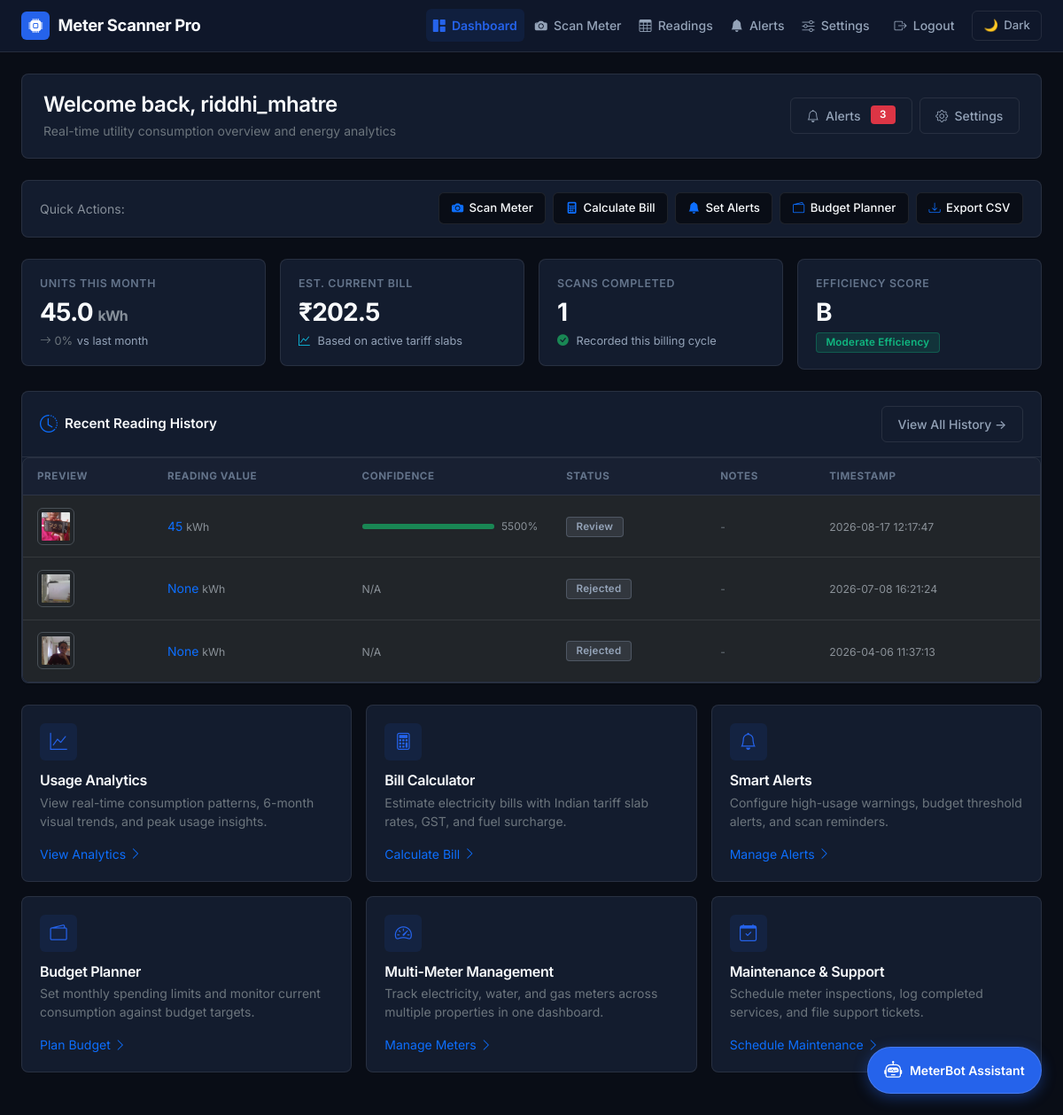
The page /dashboard (signed in) on the database as committed earlier.
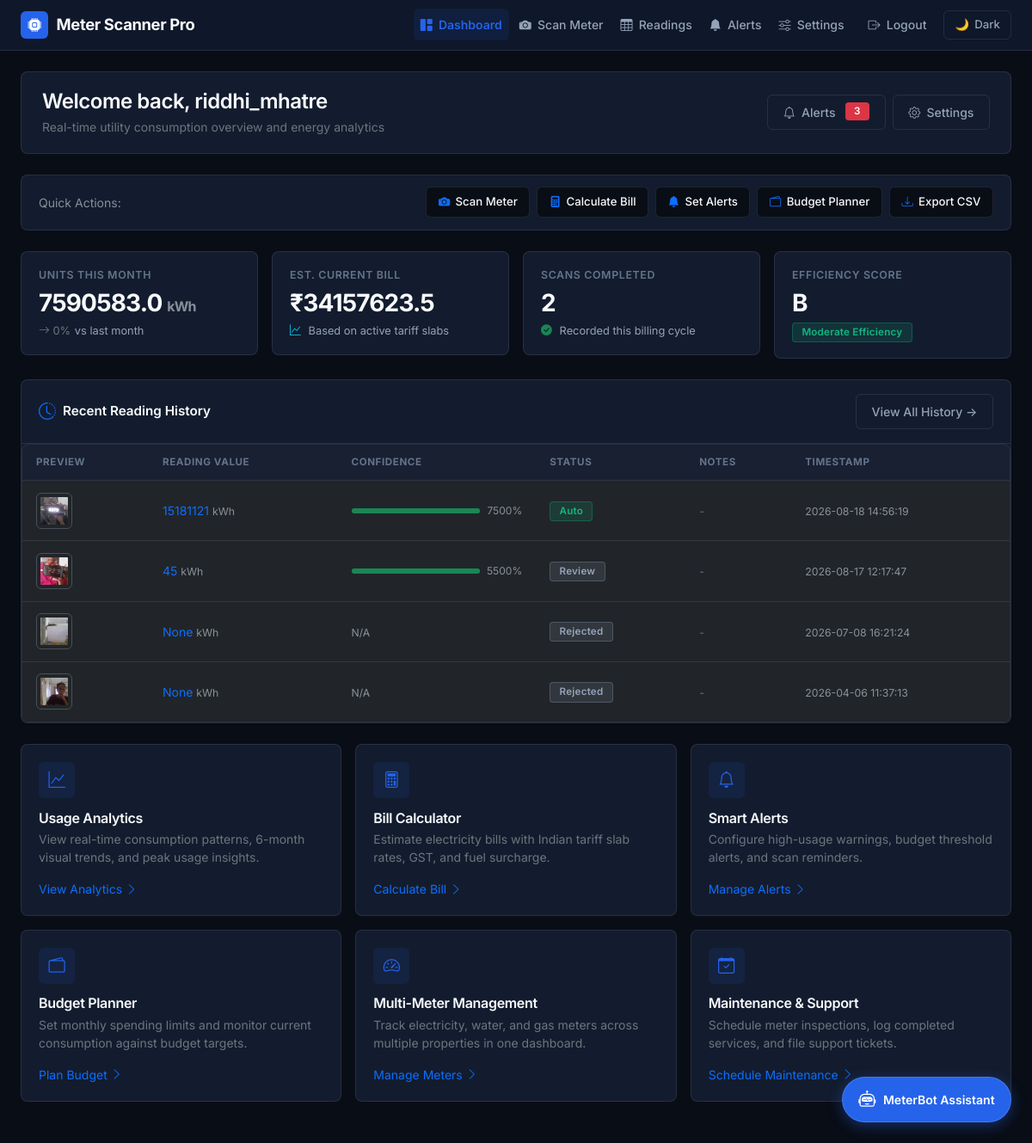
The same page on the database as committed later.
### tables this page shows
CREATE TABLE users (
                id INTEGER PRIMARY KEY AUTOINCREMENT,
                username TEXT UNIQUE NOT NULL,
                password TEXT NOT NULL
            , google_id TEXT, first_name TEXT, last_name TEXT, phone TEXT, address TEXT, email TEXT DEFAULT '');

CREATE TABLE readings (
                id INTEGER PRIMARY KEY AUTOINCREMENT,
                user_id INTEGER NOT NULL,
                image_path TEXT NOT NULL,
                reading_value TEXT,
                timestamp DATETIME DEFAULT CURRENT_TIMESTAMP, confidence REAL, debug_image TEXT, status TEXT DEFAULT 'auto', notes TEXT,
                FOREIGN KEY (user_id) REFERENCES users (id)
            );

### app.py (the view)
@app.route('/dashboard')
@login_required
def dashboard():
    conn = get_db_connection()
    try:
        c = conn.cursor()
        c.execute("""
            SELECT id, reading_value, confidence, status, notes, timestamp, image_path
            FROM readings
            WHERE user_id = ?
            ORDER BY timestamp DESC
            LIMIT 10
        """, (current_user.id,))
        recent_readings = c.fetchall()
        c.execute("""
            SELECT AVG(CAST(reading_value AS REAL)) as current_month_avg,
                   COUNT(*) as current_month_count,
                   MAX(CAST(reading_value AS REAL)) as current_month_max,
                   MIN(CAST(reading_value AS REAL)) as current_month_min
            FROM readings
            WHERE user_id = ?
            AND strftime('%Y-%m', timestamp) = strftime('%Y-%m', 'now')
        """, (current_user.id,))
        current_stats = c.fetchone()
        c.execute("""
            SELECT AVG(CAST(reading_value AS REAL)) as prev_month_avg
            FROM readings
            WHERE user_id = ?
            AND strftime('%Y-%m', timestamp) = strftime('%Y-%m', date('now', '-1 month'))
        """, (current_user.id,))
        prev_stats = c.fetchone()
        current_avg = current_stats['current_month_avg'] if current_stats['current_month_avg'] else 0
        prev_avg = prev_stats['prev_month_avg'] if prev_stats['prev_month_avg'] else 0
        estimated_bill = current_avg * 4.50 if current_avg else 0  # Base rate
        usage_change = 0
        if prev_avg > 0:
            usage_change = ((current_avg - prev_avg) / prev_avg) * 100
        c.execute("""
            SELECT strftime('%Y-%m', timestamp) as month,
                   AVG(CAST(reading_value AS REAL)) as avg_reading,
                   COUNT(*) as reading_count
            FROM readings
            WHERE user_id = ?
            AND timestamp >= date('now', '-6 months')
            GROUP BY strftime('%Y-%m', timestamp)
            ORDER BY month
        """, (current_user.id,))
        monthly_data = []
        for row in c.fetchall():
            monthly_data.append({
                'month': row['month'],
                'avg_reading': round(row['avg_reading'], 2) if row['avg_reading'] else 0,
                'reading_count': row['reading_count']
            })
        dashboard_data = {
            'recent_readings': [dict(reading) for reading in recent_readings],
            'current_month_avg': round(current_avg, 2),
            'current_month_count': current_stats['current_month_count'] or 0,
            'current_month_max': round(current_stats['current_month_max'], 2) if current_stats['current_month_max'] else 0,
            'estimated_bill': round(estimated_bill, 2),
            'usage_change': round(usage_change, 1),
            'monthly_data': monthly_data,
            'efficiency_score': 'A+' if usage_change < 0 else 'B' if usage_change < 10 else 'C'
        }
        return render_template("dashboard.html", **dashboard_data)
    finally:
        conn.close()

### templates/dashboard.html (shortened to what this page needs)
{% extends "base.html" %}
{% block content %}
<div class="dashboard-header d-flex align-items-center justify-content-between flex-wrap gap-3">
    <div>
        <h4 class="mb-1 font-weight-700">Welcome back, {{ current_user.username }}</h4>
        <p class="text-secondary mb-0 small">Real-time utility consumption overview and energy analytics</p>
    </div>
    <div class="d-flex align-items-center gap-2">
        <a href="{{ url_for('alerts') }}" class="btn btn-outline-secondary btn-sm position-relative">
            <i class="bi bi-bell"></i> Alerts
            <span class="badge bg-danger ms-1">3</span>
        </a>
        <a href="{{ url_for('settings') }}" class="btn btn-outline-secondary btn-sm">
            <i class="bi bi-gear"></i> Settings
        </a>
    </div>
</div>
<div class="quick-toolbar">
    <div class="d-flex align-items-center gap-2">
        <span class="text-muted small font-weight-600 uppercase">Quick Actions:</span>
    </div>
    <div class="d-flex align-items-center flex-wrap gap-2">
        <button class="quick-action-btn" data-url="{{ url_for('capture') }}" onclick="window.location.href=this.dataset.url">
            <i class="bi bi-camera-fill text-primary"></i> Scan Meter
        </button>
        <button class="quick-action-btn" onclick="showBillCalculator()">
            <i class="bi bi-calculator-fill text-primary"></i> Calculate Bill
        </button>
        <button class="quick-action-btn" onclick="showUsageAlerts()">
            <i class="bi bi-bell-fill text-primary"></i> Set Alerts
        </button>
        <button class="quick-action-btn" onclick="showBudgetPlanner()">
            <i class="bi bi-wallet2 text-primary"></i> Budget Planner
        </button>
        <button class="quick-action-btn" onclick="exportData()">
            <i class="bi bi-download text-primary"></i> Export CSV
        </button>
    </div>
</div>
<div class="row g-3 mb-4">
    <div class="col-12 col-sm-6 col-xl-3">
        <div class="kpi-card">
            <div class="kpi-label">Units This Month</div>
            <div class="kpi-value">{{ current_month_avg or 0 }} <span class="fs-6 font-weight-500 text-muted">kWh</span></div>
            <div class="kpi-subtext">
                <span class="{% if usage_change < 0 %}text-success{% elif usage_change > 0 %}text-warning{% else %}text-secondary{% endif %} font-weight-600">
                    <i class="bi bi-arrow-{% if usage_change < 0 %}down{% elif usage_change > 0 %}up{% else %}right{% endif %}"></i>
                    {% if usage_change != 0 %}{{ usage_change|round|int }}% {{ 'less' if usage_change < 0 else 'more' }}{% else %}0%{% endif %}
                </span>
                <span>vs last month</span>
            </div>
        </div>
    </div>
    <div class="col-12 col-sm-6 col-xl-3">
        <div class="kpi-card">
            <div class="kpi-label">Est. Current Bill</div>
            <div class="kpi-value">₹{{ estimated_bill or 0 }}</div>
            <div class="kpi-subtext">
                <i class="bi bi-graph-up text-info me-1"></i> Based on active tariff slabs
            </div>
        </div>
    </div>
    <div class="col-12 col-sm-6 col-xl-3">
        <div class="kpi-card">
            <div class="kpi-label">Scans Completed</div>
            <div class="kpi-value">{{ current_month_count }}</div>
            <div class="kpi-subtext">
                <i class="bi bi-check-circle-fill text-success me-1"></i> Recorded this billing cycle
            </div>
        </div>
    </div>
    <div class="col-12 col-sm-6 col-xl-3">
        <div class="kpi-card">
            <div class="kpi-label">Efficiency Score</div>
            <div class="kpi-value">{{ efficiency_score }}</div>
            <div class="kpi-subtext">
                <span class="badge badge-success">
                    {% if efficiency_score == 'A+' %}Optimal Efficiency{% elif efficiency_score == 'B' %}Moderate Efficiency{% else %}Needs Attention{% endif %}
                </span>
            </div>
        </div>
    </div>
</div>
<div class="card mb-4">
    <div class="card-header d-flex align-items-center justify-content-between">
        <div class="d-flex align-items-center gap-2">
            <i class="bi bi-clock-history text-primary fs-5"></i>
            <span>Recent Reading History</span>
        </div>
        {% if recent_readings %}
            <a href="{{ url_for('readings') }}" class="btn btn-outline-secondary btn-sm">View All History →</a>
        {% endif %}
    </div>
    <div class="card-body p-0">
        {% if recent_readings %}
            <div class="table-responsive">
                <table class="table">
                    <thead>
                        <tr>
                            <th>Preview</th>
                            <th>Reading Value</th>
                            <th>Confidence</th>
                            <th>Status</th>
                            <th>Notes</th>
                            <th>Timestamp</th>
                        </tr>
                    </thead>
                    <tbody>
                        {% for reading in recent_readings %}
                        <tr>
                            <td>
                                {% if reading.image_path %}
                                    <img src="{{ url_for('static', filename='uploads/' + reading.image_path) }}"
                                         class="rounded img-thumbnail dashboard-thumbnail"
                                         style="width: 42px; height: 42px; object-fit: cover; cursor: zoom-in;"
                                         data-image="{{ reading.image_path }}"
                                         alt="Meter Thumbnail">
                                {% else %}
                                    <span class="text-muted small">No Image</span>
                                {% endif %}
                            </td>
                            <td><span class="font-weight-700 text-primary">{{ reading.reading_value }}</span> <small class="text-muted">kWh</small></td>
                            <td style="min-width: 140px;">
                                {% if reading.confidence %}
                                    {% set conf = reading.confidence %}
                                    {% set conf_percent = (conf * 100)|round|int %}
                                    <div class="d-flex align-items-center gap-2">
                                        <div class="progress flex-grow-1" style="height: 6px; background-color: var(--border-color);">
                                            <div class="progress-bar {% if conf > 0.8 %}bg-success{% elif conf > 0.6 %}bg-warning{% else %}bg-danger{% endif %}"
                                                 data-width="{{ conf_percent }}%"></div>
                                        </div>
                                        <small class="font-weight-600 text-muted" style="font-size: 0.75rem;">{{ conf_percent }}%</small>
                                    </div>
                                {% else %}
                                    <span class="text-muted small">N/A</span>
                                {% endif %}
                            </td>
                            <td>
                                <span class="badge {% if reading.status == 'auto' or reading.status == 'detected' %}badge-success{% elif reading.status == 'manual' %}badge-info{% else %}badge-neutral{% endif %}">
                                    {{ (reading.status or 'Recorded')|title }}
                                </span>
                            </td>
                            <td><span class="text-secondary small">{{ reading.notes or '-' }}</span></td>
                            <td><span class="text-muted small">{{ reading.timestamp }}</span></td>
                        </tr>
                        {% endfor %}
                    </tbody>
                </table>
            </div>
        {% else %}
            <div class="text-center py-5">
                <i class="bi bi-inbox text-muted fs-1 mb-2"></i>
                <p class="text-secondary mb-3">No meter readings recorded yet.</p>
                <a href="{{ url_for('capture') }}" class="btn btn-primary btn-sm">Scan First Meter</a>
            </div>
        {% endif %}
    </div>
</div>
<div class="row g-3 mb-4">
    <div class="col-12 col-md-6 col-xl-4">
        <div class="tool-card-grid" onclick="showAnalytics()">
            <div>
                <div class="tool-icon-box"><i class="bi bi-graph-up"></i></div>
                <h6 class="font-weight-600 mb-1">Usage Analytics</h6>
                <p class="text-secondary small mb-3">View real-time consumption patterns, 6-month visual trends, and peak usage insights.</p>
            </div>
            <div class="d-flex align-items-center text-primary font-weight-600 small">
                <span>View Analytics</span> <i class="bi bi-chevron-right ms-1"></i>
            </div>
        </div>
    </div>
    <div class="col-12 col-md-6 col-xl-4">
        <div class="tool-card-grid" onclick="showBillCalculator()">
            <div>
                <div class="tool-icon-box"><i class="bi bi-calculator"></i></div>
                <h6 class="font-weight-600 mb-1">Bill Calculator</h6>
                <p class="text-secondary small mb-3">Estimate electricity bills with Indian tariff slab rates, GST, and fuel surcharge.</p>
            </div>
            <div class="d-flex align-items-center text-primary font-weight-600 small">
                <span>Calculate Bill</span> <i class="bi bi-chevron-right ms-1"></i>
            </div>
        </div>
    </div>
    <div class="col-12 col-md-6 col-xl-4">
        <div class="tool-card-grid" onclick="showUsageAlerts()">
            <div>
                <div class="tool-icon-box"><i class="bi bi-bell"></i></div>
                <h6 class="font-weight-600 mb-1">Smart Alerts</h6>
                <p class="text-secondary small mb-3">Configure high-usage warnings, budget threshold alerts, and scan reminders.</p>
            </div>
            <div class="d-flex align-items-center text-primary font-weight-600 small">
                <span>Manage Alerts</span> <i class="bi bi-chevron-right ms-1"></i>
            </div>
        </div>
    </div>
    <div class="col-12 col-md-6 col-xl-4">
        <div class="tool-card-grid" onclick="showBudgetPlanner()">
            <div>
                <div class="tool-icon-box"><i class="bi bi-wallet2"></i></div>
                <h6 class="font-weight-600 mb-1">Budget Planner</h6>
                <p class="text-secondary small mb-3">Set monthly spending limits and monitor current consumption against budget targets.</p>
            </div>
            <div class="d-flex align-items-center text-primary font-weight-600 small">
                <span>Plan Budget</span> <i class="bi bi-chevron-right ms-1"></i>
            </div>
        </div>
    </div>
    <div class="col-12 col-md-6 col-xl-4">
        <div class="tool-card-grid" onclick="showMultiMeter()">
            <div>
                <div class="tool-icon-box"><i class="bi bi-speedometer2"></i></div>
                <h6 class="font-weight-600 mb-1">Multi-Meter Management</h6>
                <p class="text-secondary small mb-3">Track electricity, water, and gas meters across multiple properties in one dashboard.</p>
            </div>
            <div class="d-flex align-items-center text-primary font-weight-600 small">
                <span>Manage Meters</span> <i class="bi bi-chevron-right ms-1"></i>
            </div>
        </div>
    </div>
    <div class="col-12 col-md-6 col-xl-4">
        <div class="tool-card-grid" onclick="showMaintenance()">
            <div>
                <div class="tool-icon-box"><i class="bi bi-calendar-check"></i></div>
                <h6 class="font-weight-600 mb-1">Maintenance & Support</h6>
                <p class="text-secondary small mb-3">Schedule meter inspections, log completed services, and file support tickets.</p>
            </div>
            <div class="d-flex align-items-center text-primary font-weight-600 small">
                <span>Schedule Maintenance</span> <i class="bi bi-chevron-right ms-1"></i>
            </div>
        </div>
    </div>
</div>
{% endblock %}

Rows that differ between the two databases and show on the page:
added readings: image_path (picture), reading_value "15181121", confidence 75 (drawn), conf_percent "7500", status "Auto", notes "-", timestamp "2026-08-18 14:56:19"
Other text that changed with them:
{{ current_month_avg or 0 }}: "45.0" → "7590583.0"
{{ estimated_bill or 0 }}: "202.5" → "34157623.5"
{{ current_month_count }}: "1" → "2"
